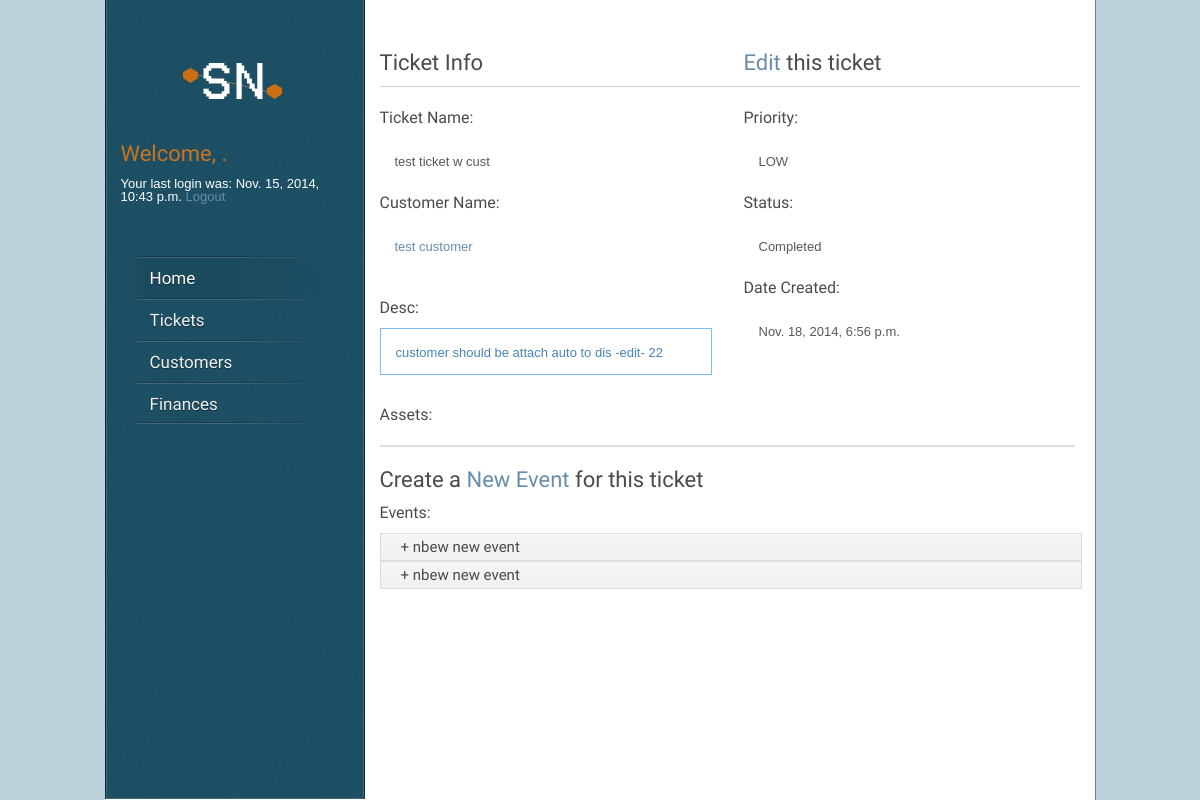
Screenshot of /ticket/detail/55/ (signed in) with the database file from the repository.
### core/models.py (models this page shows, shortened)
class Node(models.Model):
    parent = models.ForeignKey("self", blank=True, null=True)
    name = models.CharField(max_length=160)
    desc = models.TextField(max_length=1600)
    date_created = models.DateTimeField('date created',auto_now_add=True)
    date_updated = models.DateTimeField('date updated',auto_now=True)

class Glue(models.Model):
    parent = models.ForeignKey("Node", related_name="node_parent")
    child = models.ForeignKey("Node", related_name="node_child")
    name = models.CharField(max_length=160)
    date_created = models.DateTimeField('date created',auto_now_add=True)
    date_updated = models.DateTimeField('date updated',auto_now=True)

### ticket/views.py (the view)
# urls.py: url(r'^(?P<node_id>\d+)/$', views.detail, name='detail'),
def detail(request, node_id):
    iterator=itertools.count() ###
    node = get_object_or_404(Node, pk=node_id)
    return render(request, 'ticket/detail.html', {'node': node, 'iterator':iterator})

### ticket/templates/ticket/detail.html (shortened to what this page needs)
{% extends "core/base.html" %}
{% block content %}
{% load static %}
{% load staticfiles %}
 <form action="{{ form_action }}" method="post">
<div class="one-side"><h1 class="title">Ticket Info</h1></div>
	<div class="one-side last">
		{% if node %}
			<h1> <a href="/ticket/edit/{{node.id}}">Edit</a> this ticket</h1>
		{% endif %}
	</div>
	<div class="whole"><div class="line"></div></div>
	<div class="one-side"><h4>Ticket Name: </h4>
		<div class="name-box">
			{{ node.name }}
			</div>
	</div>
	<div class="one-side last"><h4>Priority: </h4>
		<div class="name-box">
			{%for child in node.node_set.all%}
				{% if child.name == "priority" %}
					{% if child.desc == "1" %}
						HIGH
					{% elif child.desc == "2" %}
						MEDIUM
					{% elif child.desc == "3" %}
						LOW
					{% endif %}
				{% endif %}
			{%endfor%}
		</div>
	</div>
	<div class="one-side"><h4>Customer Name: </h4>
		{%for glue in node.node_child.all%}
			<div class="name-box"><a href="/ops/customer/detail/{{glue.parent.pk}}">{{glue.parent.name}}</a></div>
		{%endfor%}
	</div>
	<div class="one-side last"><h4>Status: </h4>
		<div class="name-box">
			{%for child in node.node_set.all%}
				{% if child.name == "status" %}
					{{child.desc}}
				{% endif %}
			{% endfor %}
		</div>
	</div>
	<div class="one-side"><p><h4>Desc:</h4>
		<div class="desc-box">
			{{ node.desc }}
		</div>
	</div>
	<div class="one-side last"><h4>Date Created: </h4>
		<div class="name-box righthand">
			{{ node.date_created }}
		</div>
	</div>
	<div class="whole"><br><br><h4>Assets: </h4>
			<div class="tabbed-content">
		        <div class="tab_container">
		        </div>
		      </div>
<h1>Create a <a href="/ticket/new_event/{{node.id}}">New Event</a> for this ticket</h1>
	<h4>Events: </h4>
	    <div class="toggle">
	          {%for child in node.node_set.all%}
	          	{%for grandchild in child.node_set.all%}
		          {%if grandchild.name == "flags" and "|EVENT|" in grandchild.desc %}
		          <h2 class="trigger">+ {{ grandchild.parent.name }}</h2>
		          {%endif%}
		        {%endfor%}
	          {%endfor%}
	    </div>
	</div>
</form>
{%endblock%}

### core/templates/core/base.html (shortened to what this page needs)
{% load staticfiles %}
{% load static %}
<html lang="en-US">
  <head>
	<link rel="stylesheet" type="text/css" href="{% static 'core/css/style.css' %}" />
    <link rel="stylesheet" type="text/css" href="{% static 'core/css/table.css' %}" />
  </head>
  <!DOCTYPE HTML>
</head>
<body>
<div id="wrapper">
	<div id="sidebar">
		 <div id="logo"><a href="/"><img src="/static/core/images/logo.png" alt="Snapnode" /></a></div>
        <div id="log-box">
        {% if user.is_authenticated %}
            <h1><font color="#c9731f">Welcome, {{ user.first_name }}.</font></h1>
            Your last login was: {{ user.last_login}}
            <a href="/core/logout/">Logout</a>
        {%elif  display_type == "Login" %}
        {% else %}
            <h1><font color="#c9731f">Welcome, Guest!</font></h1>
            <p>Please ..
                <a href="/core/register/" id="id_register">|Register|</a> or
                <a href="/core/login/" id="id_login">|Login|</a>
            </p>
        {% endif %}</div>
    <div id="menu" class="menu-v">
      <ul>
        <li><a href="/" class="active">Home</a>
        </li>
        <li><a href="/ticket/">Tickets</a>
        </li>
        <li><a href="/ops/">Customers</a>
        </li>
        <li><a href="/finance/">Finances</a>
        </li>
      </ul>
    </div>
	</div>
        <div id="content">
            <BR>
            {% if user.is_authenticated or  display_type == "Register" %}
                {% block content %}
                {% endblock %}
            {% endif %}
        </div>
</div>
</body>
</html>

### core/static/core/css/style.css (style rules this page uses)
html, body, div, span, applet, object, iframe, h1, h2, h3, h4, h5, h6, p, blockquote, pre, a, acronym, address, big, cite, code, del, dfn, em, font, img, ins, kbd, q, s, samp, small, strike, strong, tt, var, b, u, i, center, dl, dt, dd, ol, ul, li, fieldset, form, label, legend { margin:0; padding:0; border:0; outline:0; font-size:100%; vertical-align:baseline; background:transparent }
body { line-height:1 }
ol, ul { list-style:none }
html, body { height: 100%; }
body { background-color: #bbd2db; font-family:Arial, sans-serif; font-size: 13px; color: #585858; }
p { line-height: 20px; margin-bottom: 20px; }
a { color: #688dad; text-decoration: none; }
h1, h2, h3, h4, h5, h6 { font-family: 'Amaranth', sans-serif; color: #4a4a4a; font-weight: normal; margin: 0 0 10px 0; }
h1 { font-size: 22px; line-height: 26px; }
h2 { font-size: 20px; line-height: 24px; }
h4 { font-size: 16px; line-height: 20px; }
h1.title { padding: 0; }
img { display: block; }
.line { background: transparent url(/static/core/images/line.png) repeat-x; height: 2px; padding: 20px 0 0 0; line-break: 0px; }
ul { line-height: 20px; margin-bottom: 20px; }
ul li { background: transparent url(/static/core/images/bullet.png) left 8px no-repeat; padding-left: 15px; }
a.button, .forms fieldset .btn-submit, #filtering-nav li a, ul.tabs li a, h2.trigger { text-align: center; background: #FFF url(/static/core/images/button.png) repeat-x left top; padding: 0 20px 0 20px; height: 26px; line-height: 26px; color: #4a4a4a; font-size: 13px; border: 1px solid #dbdbdb; display: inline-block; font-family: 'Amaranth', sans-serif; cursor: pointer; margin-bottom: 20px; -webkit-transition:all 200ms ease-in; -moz-transition:all 200ms ease-in; }
.name-box, .desc-box { clear:both; width: 300px; margin: 10px 0px; text-shadow: none; padding: 15px 15px 13px 15px; line-height: 17px; }
.desc-box { background:#ffffff; border:1px solid #80bbef; color:#4783b7; }
#log-box { float: center; padding: 15px 15px 13px 15px; color: #ffffff; }
#wrapper { background-color: #FFFFFF; width: 990px; margin: 0 auto; overflow: hidden; border-right: 1px solid rgba(0, 0, 0, 0.50); min-height:100%; }
#content { width: 700px; float: right; padding: 40px 15px 20px 0; }
#sidebar { width: 258px; background: #1d5065 url(/static/core/images/noize.png) repeat 100% 0; -webkit-box-shadow: inset 0px 0px 0px 1px rgba(255, 255, 255, 0.15); -moz-box-shadow: inset 0px 0px 0px 1px rgba(255, 255, 255, 0.15); box-shadow: inset 0px 0px 0px 1px rgba(255, 255, 255, 0.15); border-left: 1px solid rgba(0, 0, 0, 0.50); border-right: 1px solid rgba(0, 0, 0, 0.50); float: left; position: fixed; margin-top: -1px; z-index: 100; }
#logo { text-align: center; padding: 40px 32px 0 32px; }
#logo a { border: none; }
#logo img { display: inline; }
#menu { float: left; text-align: left; font-family: 'Amaranth', sans-serif; font-size: 17px; margin-top: 40px; margin-bottom: 50px; position: relative; z-index: 100; padding: 0 0 0 24px; text-shadow: 0px 1px 0px rgba(0, 0, 0, 0.5); }
.menu-v ul { margin: 0; padding: 0; list-style-type: none; width: 200px; background: transparent url(/static/core/images/menu-line.png) no-repeat center bottom; }
.menu-v ul li { position: relative; padding-right: 5px; background: transparent url(/static/core/images/menu-line.png) no-repeat center top; padding: 0; }
.menu-v ul li a { display: block; color: white; text-decoration: none; padding: 12px 0 10px 20px; padding-right: 17px; background: transparent; color: #f0f0f0; text-decoration: none; border: none; }
.menu-v ul li a.active, .menu-v ul li a.selected, .menu-v ul li a:hover { text-decoration: none; background: transparent url(/static/core/images/menu-hover.png) repeat-y left top; color: #fff; }
.whole { width:100%; }
.one-side { width:48%; }
.whole, .one-half, .one-side, .one-third, .two-third, .three-fourth, .one-fourth, .one-fifth, .two-fifth, .three-fifth, .four-fifth, .one-sixth, .five-sixth { position:relative; margin-right:4%; float:left; }
.last { margin-right:0 !important; clear:right; }
.toggle { width: 100%; padding-bottom: 20px; clear:both; }
h2.trigger { width: 660px; clear:both; font-size: 15px; margin:0px; display: block; cursor: pointer; text-align: left; }
.tab_container { border-top: none; clear: both; float: left; width: 99%; border: 1px solid #dedede; margin-top: 10px; }
.tabbed-content { width: 100%; overflow: hidden; margin-bottom: 20px; }

### rows the page displays
Node: name "test ticket w cust", desc "customer should be attach auto to dis -edit- 22", date_created "Nov. 18, 2014, 6:56 p.m."
Node: name "LOW"
Glue: parent.name "test customer"
Node: desc "Completed"
Node: parent.name "nbew new event"
Node: parent.name "nbew new event"

### other values shown
{{ user.last_login }} "Nov. 15, 2014, 10:43 p.m."
